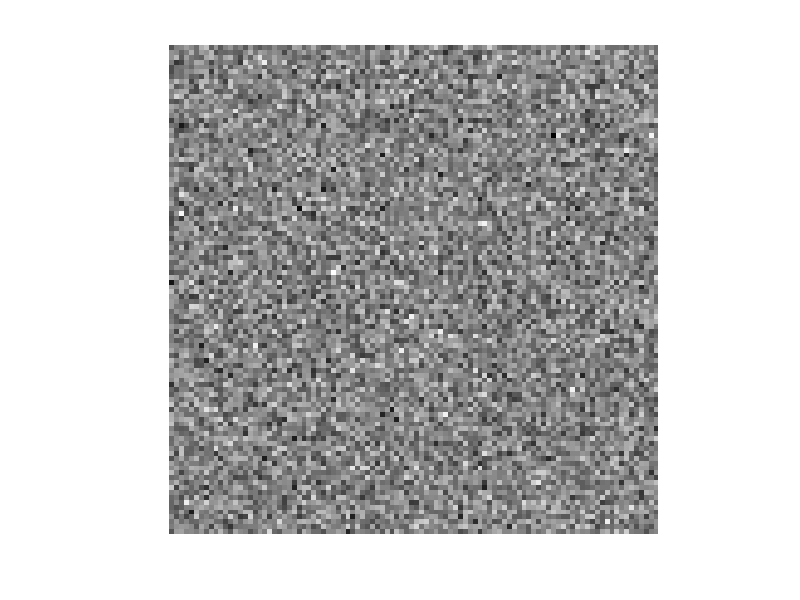
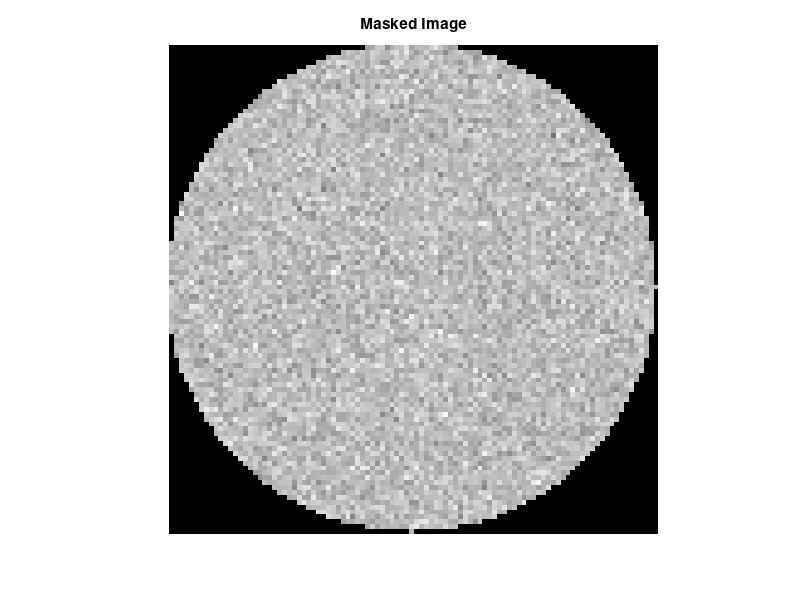

Write MATLAB code to recreate these figures, in order. (Note: this script raises an error after producing the figures.)
% Demo updated to use the new measure_LCD custom config logic

% Inputs
% signal present 3D
% signal absent 3D
% ground truth 2D

close all
clear all
clc

load_coords_filename =  'coordinates.mat';

%% Load your data
% Mocking data load for the demo script purpose since the file is not available in the repo
% load('data_Iodine_Water_Validation_3_20241015_Recon_Binned.mat', 'img_low_binned');
% img = (img_low_binned(:,:,200:210));
% Mock data:
sz = [100, 100, 10];
img = randn(sz) * 10 + 100;

figure; imagesc(img(:,:,5)); colormap gray; axis off; axis tight; axis equal;

%% Mask Image to remove container
[rows, cols, slices] = size(img);
centerX = round(cols / 2);
centerY = round(rows / 2);
radius = min(rows, cols) / 2;

[X, Y] = meshgrid(1:cols, 1:rows);
circularMask = (X - centerX).^2 + (Y - centerY).^2 <= radius^2;

maskedImage = zeros(size(img));

for k = 1:slices
    currentSlice = img(:,:,k);
    maskedSlice = zeros(size(currentSlice));
    maskedSlice(circularMask) = currentSlice(circularMask);
    maskedImage(:,:,k) = maskedSlice;
end

figure;
imagesc(maskedImage(:,:,5));
colormap gray; axis off; axis tight; axis equal;
title('Masked Image');

%% Create Signal Free Image
% (Mocking signal free image)
signalFreeImage = maskedImage + randn(size(maskedImage));

%% Specify observers to use
observers = {LG_CHO_2D()};

%% Interactive Selection of Inserts
n_inserts = 2;
insert_r = 5;

if exist(load_coords_filename, 'file')
    config = load(load_coords_filename);
    disp('Loaded coordinates.');
else
    % Use new interactive tool
    disp('Please select inserts interactively...');
    config = select_inserts_interactive(maskedImage, n_inserts, load_coords_filename);
end

% Add radius and optional HU to config
config.r = insert_r;
% config.HU = [100, 200]; % Optional

%% Run Measurement
% Passing custom config instead of ground_truth image/mask
res_table = measure_LCD(maskedImage, signalFreeImage, config, observers);

% Display results
disp(res_table);

% Plot results
custom_insert_names = {'Insert 1', 'Insert 2'};
plot_results1(res_table, [], custom_insert_names);
